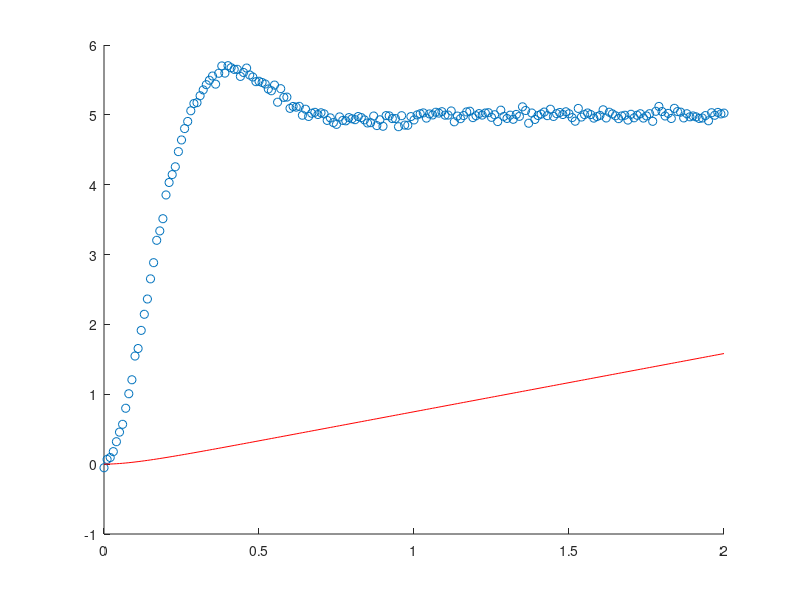

Here is the MATLAB script that generated this plot:
clc
clear
close all

th = [    4.9962 +   0.0000i;
   175.5472 + 399.6695i;
    -4.9907 +   7.6994i;
   175.5486 - 399.6643i;
    -4.9907 -   7.6994i ];
load('dados(1).mat');

%%A = [0 1;-84.3 -10]; %p/g(s)
%%B = [0 ; 84.3];
A = [0 1;0 -10]; %p/h(s)
B = [0 ; 10];
C = [1 0];
D = 0;

tamos = 0.01;
t = 0:tamos:2;
K=1/6;
u = K*5*ones(size(t));

X = [0 ; 0]; %condicao inicial
y_p = C*X + D*u(1);%saida do ponto medio

%inicio metodo do ponto medio
for k = 1:length(t)-1
  Fi_1 = A*X + B*u(k); %estimativa de inclinaçao inicial
  X_12 = X + Fi_1*tamos/2; %estimativa de k + 1/2
  Fi_p= A*X_12 + B*u(k); %estimativa de inclinacao do ponto medio

  X = X+Fi_p*tamos; %acha k+1
  y_p(k + 1) = C*X + D*u(k+1);
end

%scatter(t2,y2);
scatter(t,y);
hold on
plot(t, y_p,'r');
